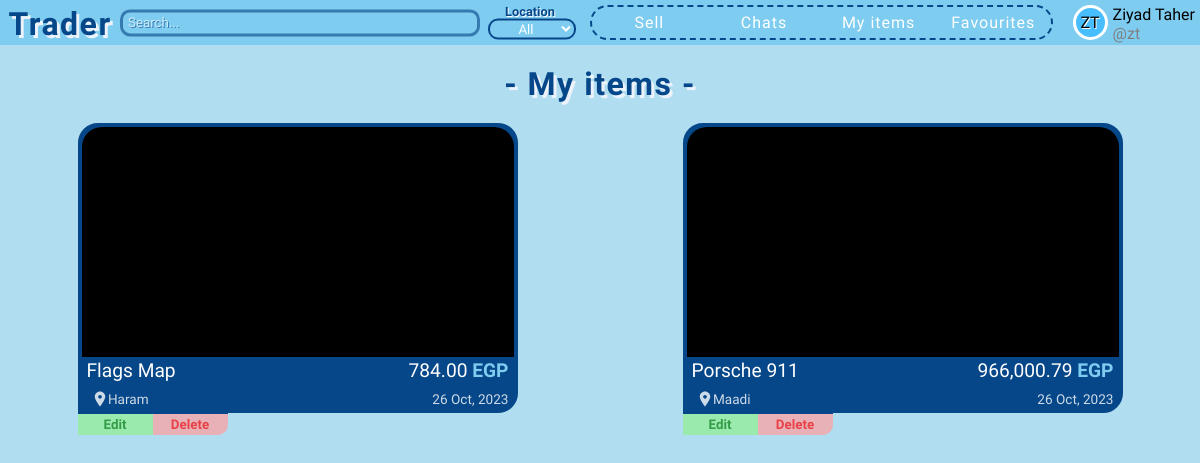
Before: /my-items (signed in) with the older database file.
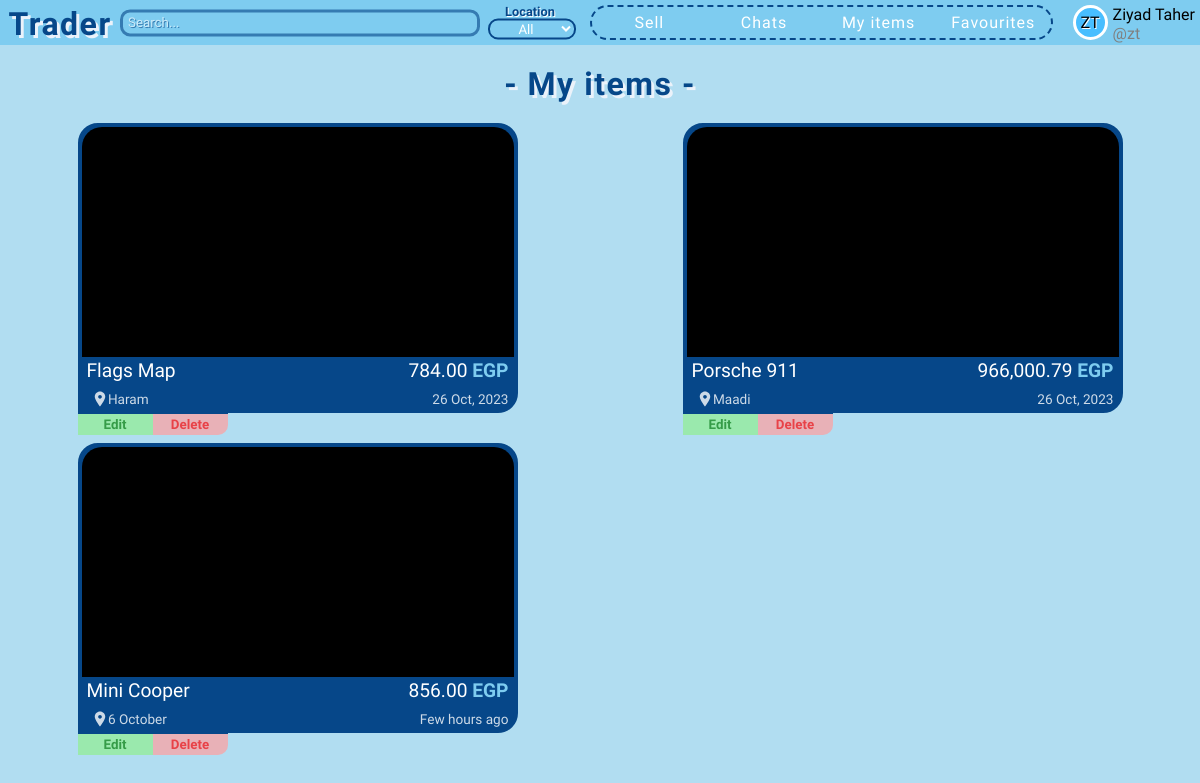
After: the same page with the newer database file.
### app/models.py (models this page shows)
class User(db.Model, UserMixin):
    id = db.Column(db.Integer, primary_key=True)
    firstname = db.Column(db.String(50), nullable=False)
    lastname = db.Column(db.String(50), nullable=False)
    username = db.Column(db.String(30), unique=True, nullable=False)
    email = db.Column(db.String(120), unique=True, nullable=False)
    password = db.Column(db.String(120), nullable=False)
    profile_color = db.Column(db.String(25), nullable=True, default=None)
    sent_chat = db.relationship('Chat', backref='sent_by_set', lazy=True, foreign_keys='Chat.sent_by')
    received_chat = db.relationship('Chat', backref='received_by_set', lazy=True, foreign_keys='Chat.received_by')
    items = db.relationship('Item', backref='item_owner', lazy=True)
    contacts = db.relationship('User', secondary=user_contacts,
                               primaryjoin=(user_contacts.c.contact_id == id),
                               secondaryjoin=(user_contacts.c.contacted_id == id),
                               backref=db.backref('contacted_by', lazy='dynamic'),
                               lazy='dynamic')
    favourites = db.relationship('Item', secondary=favourite_items, backref=db.backref('fav_users', lazy='dynamic'))

class Item(db.Model):
    id = db.Column(db.Integer, primary_key=True)
    title = db.Column(db.String(100), nullable=False)
    description = db.Column(db.Text, nullable=False)
    location = db.Column(db.String(100), nullable=False)
    price = db.Column(db.Float, default=0, nullable=False)
    is_sold = db.Column(db.Boolean, default=False)
    created_at = db.Column(db.DateTime)
    owner = db.Column(db.Integer, db.ForeignKey("user.id"), nullable=False)
    images = db.relationship('Image', backref='images_set', lazy=True)
    chats = db.relationship('Chat', backref='chats_set', lazy=True)

### app/routes.py (the view)
@app.get("/my-items")
@login_required
def my_items():
    items = Item.query.filter_by(owner=current_user.id).all()
    return render_template('my-items.html', items=items)

### app/__init__.py (called while the page is built)
def price_format(float):
    return '{:,.2f}'.format(float)

### app/routes.py (called while the page is built)
@login_manager.user_loader
def load_user(user_id):
    return User.query.get(int(user_id))

### app/templates/my-items.html (shortened to what this page needs)
{% extends 'base.html' %}
{% block head %}
    <link rel="stylesheet" href="{{ url_for('static', filename='css/partials/item.css') }}">
{% endblock %}
{% block nav_search %}nav-search{% endblock %}
{% block search_location %}
    <input type="search" class="search" placeholder="Search...">
    <div class="location-cont">
        <div>Location</div>
        <select name="location" class="location" title="Location">
            <option class="all" value="">All</option>
        </select>
    </div>
{% endblock %}
{% block content %}
    <header class="pge-header" style="margin: 15px;">- My items -</header>
    <div class="items-cont seller-items-cont">
        {% for item in items %}
            {% with seller_page=True, all_items_page=True %}
                {% include 'partials/item.html' %}
            {% endwith %}
        {% endfor %}
    </div>
{% endblock %}

### app/templates/base.html (shortened to what this page needs)
<!DOCTYPE html>
<html lang="en">
<head>
    <link rel="stylesheet" href="{{ url_for('static', filename='css/base.css') }}">
    <link rel="stylesheet" href="{{ url_for('static', filename='css/partials/user-card.css') }}">
    {% block head %}
    {% endblock %}
</head>
<body>
    {% block nav %}
        <header>
            <nav class="{% block nav_search %}{% endblock %}">
                <a href="{{ url_for('index') }}" class="app-name">Trader</a>
                {% block search_location %}
                {% endblock %}
                <div class="all-links">
                    <a href="{{ url_for('sell') }}" class="nav-link">Sell</a>
                    <a href="{{ url_for('chats') }}" class="nav-link">Chats</a>
                    <a href="{{ url_for('my_items') }}" class="nav-link">My items</a>
                    <a href="{{ url_for('favourites') }}" class="nav-link">Favourites</a>
                </div>
                <div class="user-card-cont">
                    {% if current_user.is_authenticated %}
                        {% include 'partials/user-card.html' %}
                    {% else %}
                        <div class="guest">@Guest</div>
                        <div class="login-signup">
                            <a href="{{ url_for('login') }}" class="login">Log in</a>
                            <a href="{{ url_for('signup') }}" class="signup">Sign up</a>
                        </div>
                    {% endif %}
                </div>
            </nav>
        </header>
    {% endblock %}
    {% block content %}
    {% endblock %}
</body>
</html>

### app/templates/partials/user-card.html
<div class="user-logo-cont" style="background-color: #{{ current_user.profile_color }};">
    <div class="user-logo">{{ current_user.firstname[0]|upper }}{{ current_user.lastname[0]|upper }}</div>
</div>
<div class="first-last-name">{{ current_user.firstname|title }} {{ current_user.lastname|title }}</div>
<span class="username">@{{ current_user.username }}</span>

### app/templates/partials/item.html (shortened to what this page needs)
<div class="single-item-cont location-{% if item.location == '6 October' %}october{% else %}{{ item.location|lower }}{% endif %}" id="item-{{ item.id }}">
    <a class="item" href="{{ url_for('single_item', item_id=item.id) }}">
        <div class="img-cont">
        </div>
        <div class="upper">
            <div class="item-title">{{ item.title }}</div>
            <div class="item-price">{{ price_format(item.price) }} <span class="egp">EGP</span></div>
        </div>
        <div class="lower">
            <div class="item-location">
                <svg
                    width="18px"
                    height="18px"
                    xmlns="http://www.w3.org/2000/svg"
                    viewBox="0 0 24 24"
                    fill="#fff"
                >
                    <path d="M12 2C8.13 2 5 5.13 5 9c0 4.25 7 13 7 13s7-8.75 7-13c0-3.87-3.13-7-7-7zm0 9.5c-1.38 0-2.5-1.12-2.5-2.5s1.12-2.5 2.5-2.5 2.5 1.12 2.5 2.5-1.12 2.5-2.5 2.5z" />
                </svg> {{ item.location }}
            </div>
            <div>{{ date_format(item.created_at) }}</div>
        </div>
    </a>
    {% if seller_page %}
    <div class="seller-page-btns">
        {% if all_items_page %}
        <div class="edit-delete">
            <button class="edit-btn" onclick="window.location.href = `{{ url_for('edit_item', item_id=item.id) }}`">Edit</button>
            <button class="delete-btn" onclick="window.location.href = `{{ url_for('delete_item', item_id=item.id) }}`">Delete</button>
        </div>
        {% endif %}
    </div>
    {% endif %}
</div>

### app/static/css/base.css (style rules this page uses)
* { font-family: 'Varela Round', serif; box-sizing: border-box; margin: 0; padding: 0; font-size: bolder; }
body { background-color: #B1DDF1; color: white; }
nav { display: grid; grid-template-columns: 120px 1fr auto; background-color: #7eccf0; height: 45px; }
.nav-search { grid-template-columns: 120px 30% 100px 1fr auto; }
.app-name, .pge-header { position: relative; top: 5px; font-family: Cookie; font-weight: bolder; font-size: 2rem; text-align: center; letter-spacing: 1.5px; text-decoration: none; color: #064789; text-shadow: 3px 3px #EBF2FA; transition: all 0.3s; }
nav .search { position: relative; top: 50%; transform: translateY(-50%); border-radius: 10px; padding: 5px; height: 1.7rem; border: 3px solid #064789; background-color: #7eccf0; opacity: 0.6; }
nav .search::placeholder { color: white; text-shadow: 1px 1px #064789; }
nav .location-cont { position: relative; top: 50%; transform: translateY(-50%); margin: 0 5px; padding: 3px; color: #064789; font-weight: bolder; font-size: 0.8rem; text-shadow: 1px 1px white; text-align: center; }
nav .location { background-color: #7eccf0; border: 2px solid #064789; border-radius: 10px; color: white; width: fit-content; height: fit-content; padding: 0 3px; text-align: center; }
.all-links { display: flex; justify-content: space-evenly; align-items: center; border: 2px dashed #064789; height: 35px; border-radius: 20px; margin: 5px 10px; }
.all-links .nav-link:first-of-type { border-top-left-radius: 20px; border-bottom-left-radius: 20px; }
.all-links .nav-link:last-of-type { border-top-right-radius: 20px; border-bottom-right-radius: 20px; }
.all-links .nav-link { color: white; letter-spacing: 1px; text-decoration: none; height: 100%; width: 100%; text-align: center; padding-top: 6px; }
.user-card-cont { position: relative; display: grid; column-gap: 5px; grid-template-columns: auto 1fr; grid-template-rows: 1fr 1fr; color: black; padding: 5px; height: 45px; padding-left: 10px; transition: background-color .2s ease-out; cursor: pointer; width: fit-content; min-width: 100px; }

### app/static/css/partials/user-card.css (style rules this page uses)
.user-logo-cont { display: flex; justify-content: center; align-items: center; background-color: #7eccf0; width: 35px; height: 35px; border: 3px solid white; border-radius: 50%; text-shadow: 1px 1px white; grid-row: span 2; }
.user-logo { font-family: Amita; }
.username { color: gray; }

### app/static/css/partials/item.css (style rules this page uses)
.items-cont { display: grid; grid-template-columns: repeat(auto-fill, minmax(450px, 1fr)); gap: 10px 10px; padding: 10px 0; }
.single-item-cont { position: relative; width: 440px; margin: auto; transition: transform 0.5s; }
.item { position: relative; display: flex; flex-direction: column; justify-content: space-between; text-decoration: none; color: white; width: 440px; height: 290px; background-color: #064789; border-radius: 20px; border: 4px solid #064789; cursor: pointer; }
.img-cont { border-radius: 20px 20px 0 0; position: relative; background-color: black; overflow: hidden; height: 85%; }
.upper, .lower { display: flex; justify-content: space-between; align-items: baseline; padding: 2px 5px; }
.upper { font-size: 1.2rem; }
span.egp { color: #7eccf0; font-weight: bolder; }
.lower { font-size: 0.85rem; opacity: 0.8; }
.lower svg { position: relative; top: 3.5px; left: 4px; }
.seller-items-cont { gap: 30px 10px; }
.seller-items-cont .item { border-bottom-left-radius: 0; }
.seller-page-btns .edit-delete { position: absolute; bottom: -22px; color: black; display: flex; justify-content: space-evenly; width: 150px; border-bottom-right-radius: 10px; overflow: hidden; border-top: 2px solid #064789; }
.seller-page-btns button { width: 100%; border-style: none; font-weight: bolder; cursor: pointer; opacity: 0.7; }
.seller-page-btns .edit-btn { padding: 3px; border-color: green; color: green; background-color: lightgreen; }
.seller-page-btns .delete-btn { padding: 3px; border-color: red; color: red; background-color: rgb(255, 159, 159); }

Changed rows visible on the page:
added Item: title "Mini Cooper", price "856.00", location "6 October", created_at "Few hours ago"
